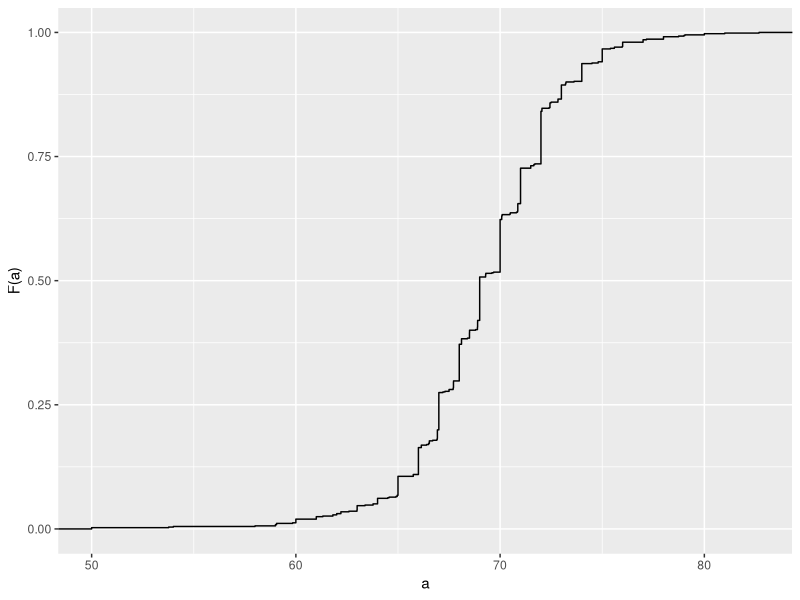
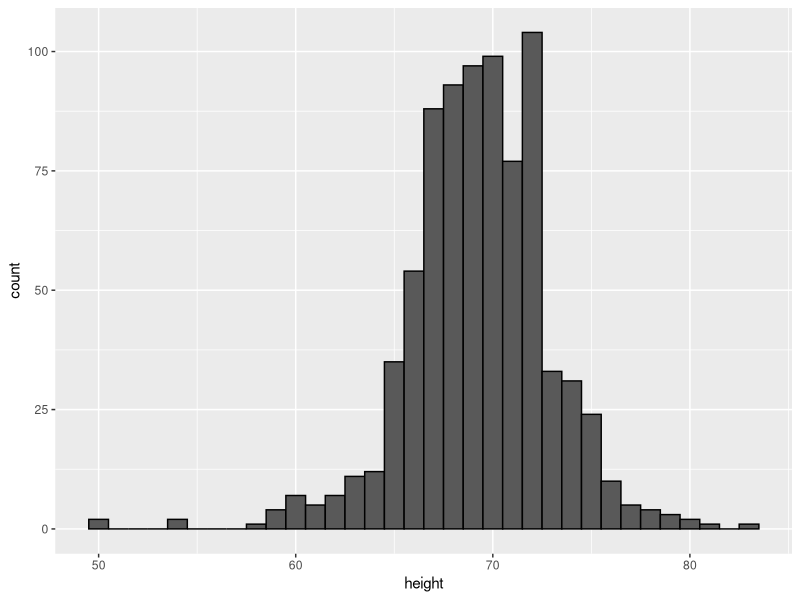
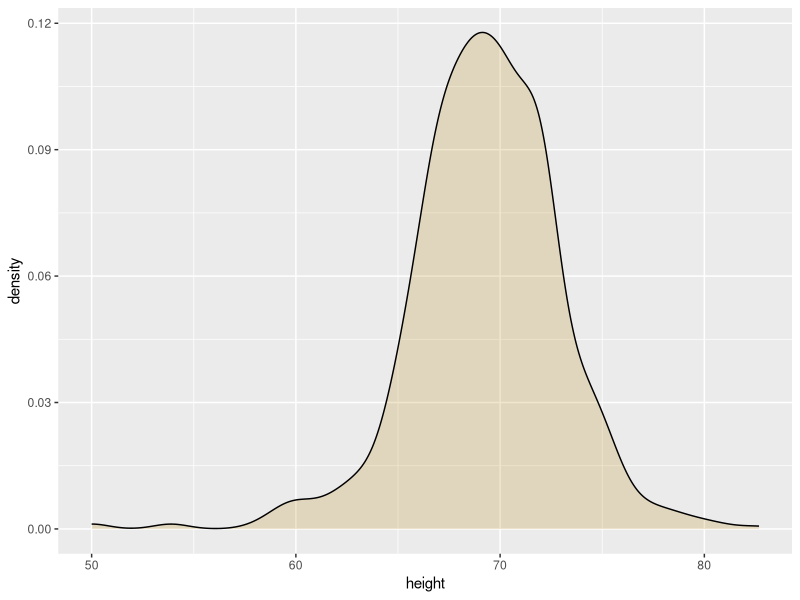
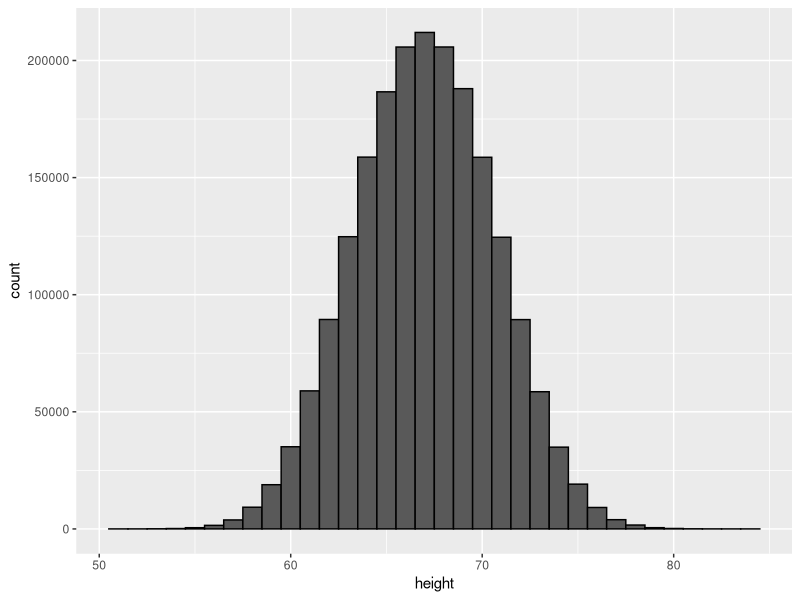
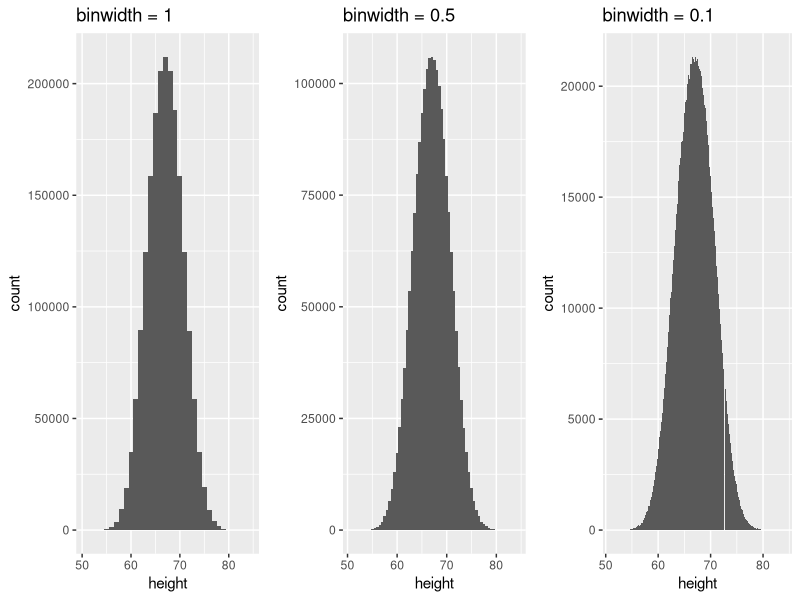
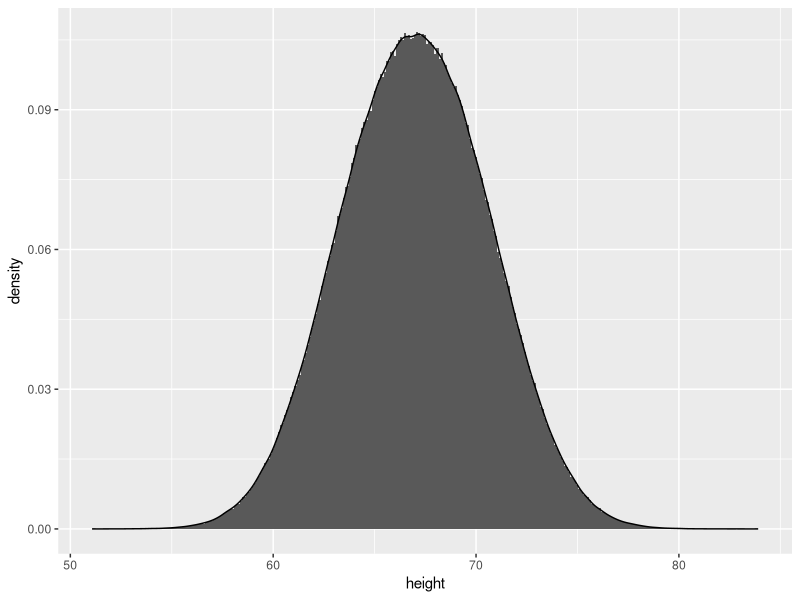
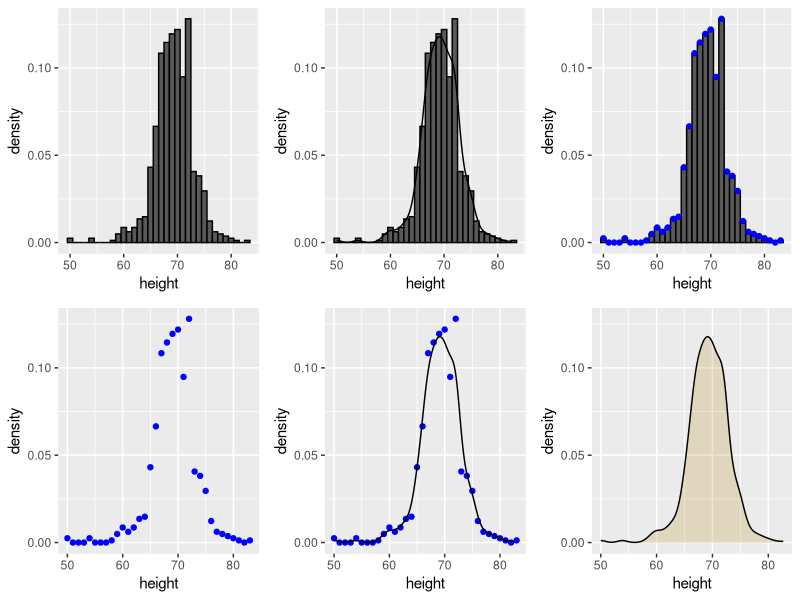
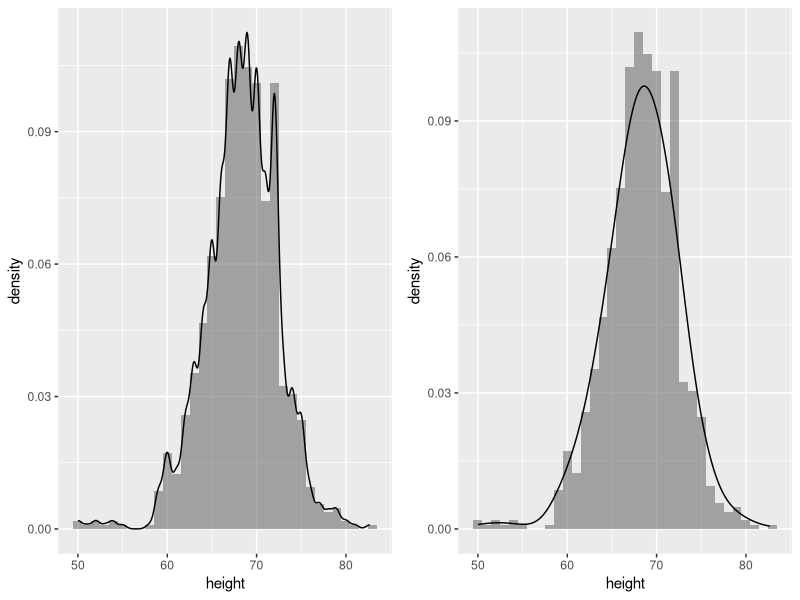

Recreate these plots in R, in order.
## ---- chunk 1
prop.table(table(state.region))
## ---- chunk 2
library(tidyverse)
library(dslabs)
data("heights")
## ---- chunk 3
heights |>
  filter(sex == "Male") |>
  ggplot(aes(height)) +
  stat_ecdf() +
  ylab("F(a)") + xlab("a")
## ---- chunk 4
heights |>
  filter(sex == "Male") |>
  ggplot(aes(height)) +
  geom_histogram(binwidth = 1, 
                 color = "black")
## ---- chunk 5
heights |>
  filter(sex == "Male") |>
  ggplot(aes(height)) +
  geom_density(fill = "darkgoldenrod", 
               alpha = .2)
## ---- chunk 6
set.seed(1988)
x <- data.frame(height = c(rnorm(1000000, 69, 3),
                           rnorm(1000000, 65, 3)))
x |> ggplot(aes(height)) + geom_histogram(binwidth = 1, color = "black")
## ---- chunk 7
xplt <- x |> ggplot(aes(height))
p1 <- xplt + geom_histogram(binwidth = 1) + ggtitle("binwidth = 1")
p2 <- xplt + geom_histogram(binwidth = 0.5) + ggtitle("binwidth = 0.5")
p3 <- xplt + geom_histogram(binwidth = 0.1) + ggtitle("binwidth = 0.1")
library(gridExtra)
grid.arrange(p1, p2, p3, nrow = 1)
## ---- chunk 8
xplt +
  geom_histogram(aes(y = ..density..), binwidth = 0.1) +
  geom_line(stat = "density")
## ---- chunk 9
hist1 <- 
  heights |>
  filter(sex == "Male") |>
  ggplot(aes(height)) +
  geom_histogram(aes(y = ..density..),
                 binwidth = 1,
                 color = "black")
hist2 <- 
  hist1 +
  geom_line(stat = "density")
hist3 <- 
  hist1 +
  geom_point(data = ggplot_build(hist2)$data[[1]],
             aes(x,y),
             col = "blue")
hist4 <- 
  ggplot() +
  geom_point(data = ggplot_build(hist2)$data[[1]],
             aes(x,y),
             col = "blue") +
  xlab("height") + ylab("density")
hist5 <- 
  hist4 +
  geom_line(data = ggplot_build(hist2)$data[[2]], aes(x,y))
hist6 <- 
  heights |>
  filter(sex == "Male") |>
  ggplot(aes(height)) +
  geom_density(alpha = 0.2,
               fill = "darkgoldenrod",
               col = 0) +
  geom_line(stat = "density") +
  scale_y_continuous(limits = layer_scales(hist2)$y$range$range)

grid.arrange(hist1, hist2, hist3, hist4, hist5, hist6, nrow=2)
## ---- chunk 10
tmp <- 
  heights |> 
  ggplot(aes(height)) +
  geom_histogram(aes(y = ..density..),
                 binwidth = 1,
                 alpha = 0.5)
p1 <- tmp +
  geom_line(stat = "density", adjust = 0.5)
p2 <- tmp +
  geom_line(stat = "density", adjust = 2)

grid.arrange(p1, p2, ncol=2)
## ---- chunk 11
d <- with(heights, density(height[sex == "Male"]))
tmp <- data.frame(height = d$x, density = d$y)
tmp |>
  ggplot(aes(height, density)) +
  geom_line() +
  geom_area(aes(x = height, density),
            data = filter(tmp, between(height, 65, 68)),
            alpha = 0.4,
            fill = "darkgoldenrod")
## ---- chunk 12
heights |>
  filter(sex == "Male") |>
  ggplot(aes(height)) +
  geom_density(alpha = 0.4,
            fill = "darkgoldenrod")
## ---- chunk 13
data("murders")
ds_theme_set()
str(murders)
## ---- chunk 14
murders |>
  group_by(region) |>
  summarise(n = n()) |>
  mutate(Proportion = n / sum(n),
         region = reorder(region, Proportion)) |>
  ggplot(aes(region, Proportion, fill = region)) +
  geom_bar(stat = "identity", show.legend = FALSE) +
  xlab("")
## ---- chunk 15
heights |>
  filter(sex == "Male") |>
  ggplot(aes(height)) +
  stat_ecdf() +
  ylab("F(a)") + xlab("a")
## ---- chunk 16
str(murders)
## ---- chunk 17
murders |>  
  mutate(murder_rate = total / population * 10^5) |>
  ggplot(aes(murder_rate)) +
  stat_ecdf()
## ---- chunk 18
heights |>
  filter(sex == "Male") |>
  ggplot(aes(height)) +
  geom_histogram(binwidth = 1, color = "black")
## ---- chunk 19
murders |>
  ggplot(aes(population/10^6)) +
  geom_density(fill = "darkgoldenrod") +
  scale_x_log10()
## ---- chunk 20
murders |>
  ggplot(aes(population / 10^6)) +
  xlab("Population in millions") ->
  tmp
p1 <- 
  tmp +
  geom_density(bw = 5, fill = "grey") +
  ggtitle("1")
p2 <- 
  tmp +
  geom_density(bw = .05, fill = "grey") +
  scale_x_log10() +
  ggtitle("2")
p3 <- 
  tmp +
  geom_density(bw = 1, fill = "grey") +
  scale_x_log10() +
  ggtitle("3")
grid.arrange(p1, p2, p3, ncol = 2)
## ---- chunk 21
m <- 0; s <- 1
norm_dist <- 
  data.frame(x = seq(-4, 4, len = 50) * s + m) |> 
  mutate(density = dnorm(x, m, s))
norm_dist |> 
  ggplot(aes(x,density)) + 
  geom_line()
## ---- chunk 22
index <- heights$sex == "Male"
x <- heights$height[index]
str(x)
## ---- chunk 23
y <- heights |>
  filter(sex == "Male") |>
  pull(height)
identical(x, y)
## ---- chunk 24
options(digits = 3)
m <- mean(x)
s <- sd(x)
c(average = m, sd = s)
## ---- chunk 25
norm_dist <- 
  data.frame(x = seq(-4, 4, len=50)*s + m) |> 
  mutate(density = dnorm(x, m, s))
heights |> 
  filter(sex == "Male") |> 
  ggplot(aes(height)) +
  geom_density(fill="#0099FF") +
  geom_line(aes(x, density),  
            data = norm_dist, 
            lwd=1.5) 
